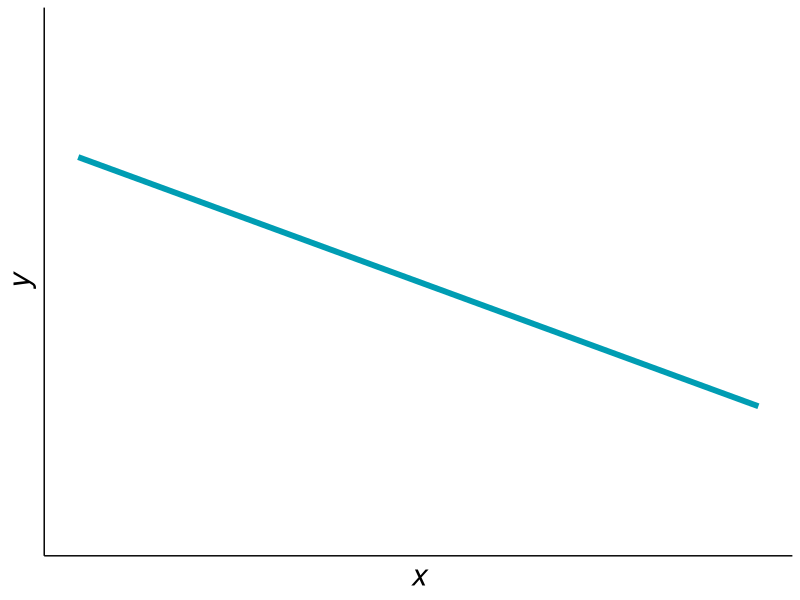
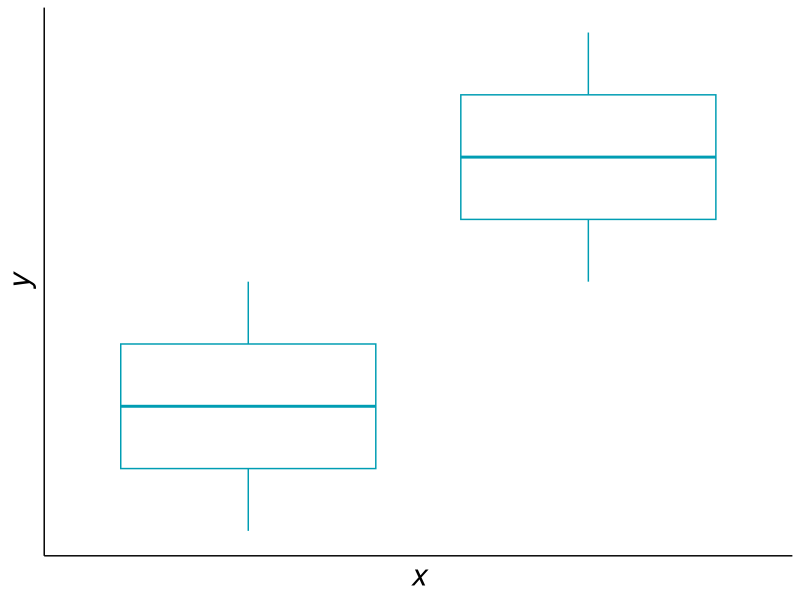
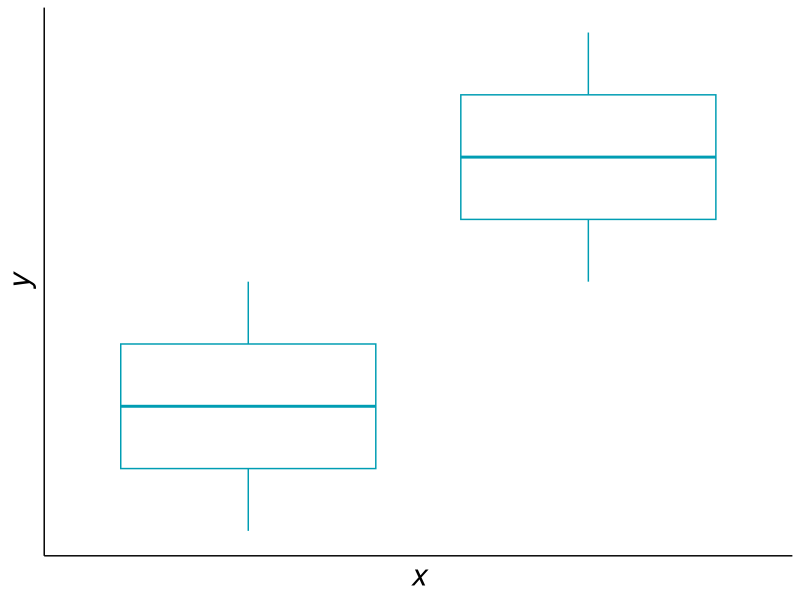

These figures' R source, in order:
## ---- chunk 1
#| label: setup
#| echo: false
#| message: false
#| warning: false


library(ggplot2)
library(knitr)
library(cowplot)

opts_chunk$set(echo = FALSE)
## ---- chunk 2
#| fig-width: 4
#| fig-height: 4
#| fig-align: center

ggplot(data.frame(x = 0:2, y = 0:2), aes(x, y)) +
    ylim(c(0.5, 2.5)) +
    geom_function(fun = \(x) 2 - 0.5 * x, 
                  linewidth = 2, color = hsv(0.52, 1, 0.7)) +
    theme_classic() + 
    theme(axis.title = element_text(size = 22, face = "italic"), 
          axis.ticks = element_blank(), 
          axis.text = element_blank())

## ---- chunk 3
#| fig-width: 4
#| fig-height: 4
#| fig-align: center

bp <- ggplot(data.frame(x = rep(c("g1", "g2"), each = 4), y = c(1:4, 4:7)), aes(x, y)) +
    geom_boxplot(color = hsv(0.52, 1, 0.7)) +
    theme_classic() + 
    theme(axis.title = element_text(size = 22, face = "italic"), 
          axis.ticks = element_blank(), 
          axis.text = element_blank())

bp

## ---- chunk 4
#| fig-width: 4
#| fig-height: 4
#| fig-align: center


bp
